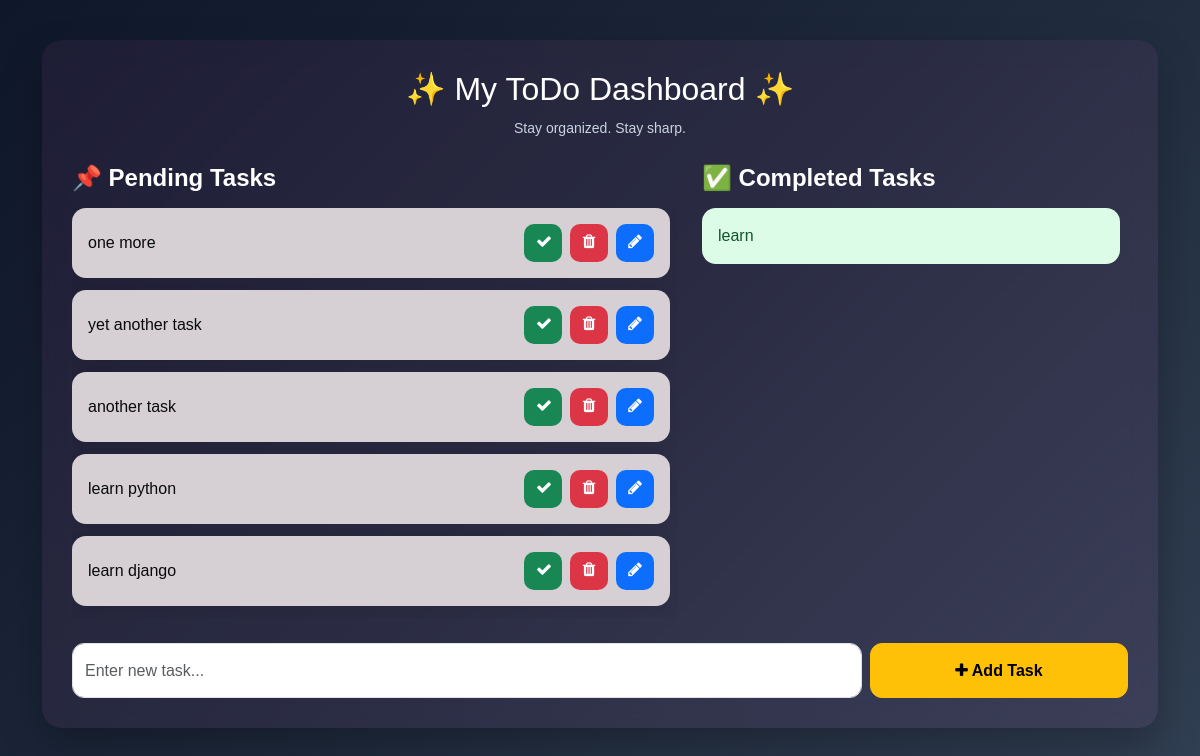
Before: / with the older database file.
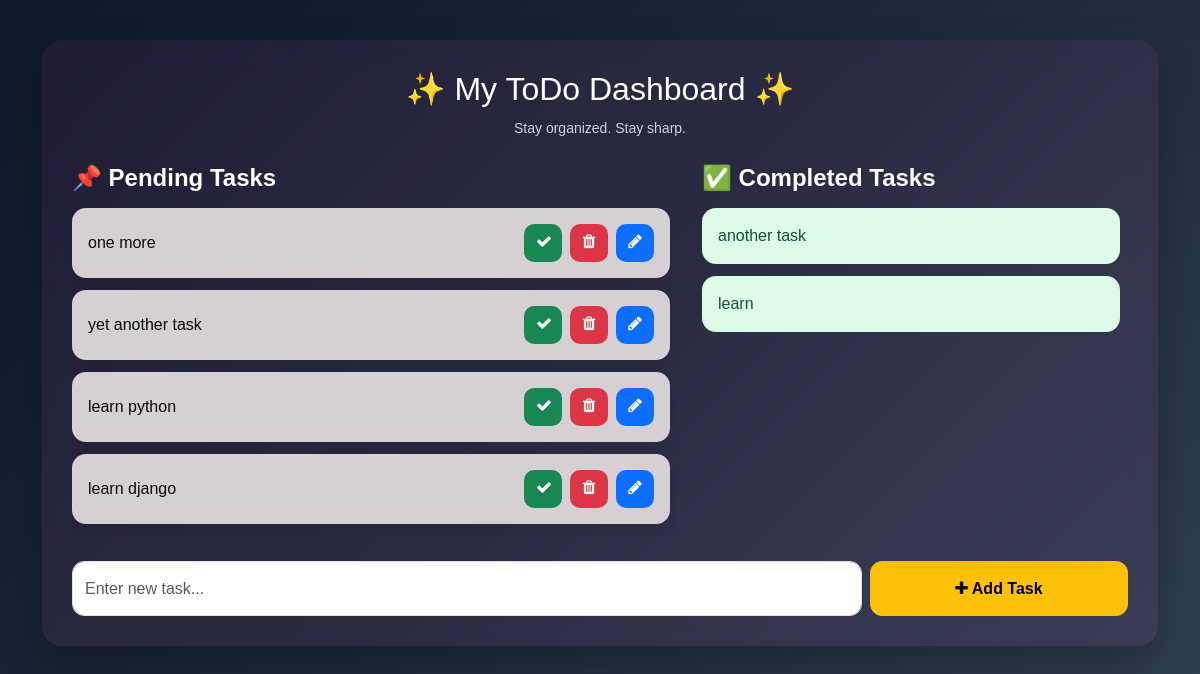
After: the same page with the newer database file.
### todo/models.py (models this page shows, shortened)
class Task(models.Model):
    task = models.CharField(max_length=200)
    is_completed = models.BooleanField(default=False)
    created_at = models.DateTimeField(auto_now_add=True)
    updated_at = models.DateTimeField(auto_now=True)

### todo_main/views.py (the view)
# urls.py: 2. Add a URL to urlpatterns:  path('', views.home, name='home')
def home(request):
    tasks = Task.objects.filter(is_completed=False).order_by('-updated_at')
    completed_tasks = Task.objects.filter(is_completed=True).order_by('-updated_at')
    return render(request, 'home.html', {'tasks': tasks, 'completed_tasks': completed_tasks})

### templates/home.html (shortened to what this page needs)
<!DOCTYPE html>
<html lang="en">
<head>
<link href="https://cdn.jsdelivr.net/npm/bootstrap@5.3.0/dist/css/bootstrap.min.css" rel="stylesheet">
<link rel="stylesheet" href="https://cdnjs.cloudflare.com/ajax/libs/font-awesome/4.7.0/css/font-awesome.min.css">
</head>
<body>
<div class="container">
<div class="main-box">
<h2 class="text-center mb-2">✨ My ToDo Dashboard ✨</h2>
<p class="text-center mb-4"><small>Stay organized. Stay sharp.</small></p>
<div class="row g-4">
<div class="col-md-7">
<h4 class="section-title">📌 Pending Tasks</h4>
<div class="task-scroll">
{% for task in tasks %}
<div class="card task-card">
<div class="card-body d-flex justify-content-between align-items-center flex-wrap gap-2">
<span>{{ task.task }}</span>
<div class="d-flex gap-2">
<a class="btn btn-success btn-icon"><i class="fa fa-check"></i></a>
<a class="btn btn-danger btn-icon"><i class="fa fa-trash"></i></a>
<a class="btn btn-primary btn-icon"><i class="fa fa-pencil"></i></a>
</div>
</div>
</div>
{% empty %}
<div class="alert alert-light">No pending tasks.</div>
{% endfor %}
</div>
</div>
<div class="col-md-5">
<h4 class="section-title">✅ Completed Tasks</h4>
<div class="task-scroll">
{% for task in completed_tasks %}
<div class="card completed-card">
<div class="card-body">
{{ task.task }}
</div>
</div>
{% empty %}
<div class="alert alert-light">No completed tasks.</div>
{% endfor %}
</div>
</div>
</div>
<div class="add-form">
<form action="{% url 'addTask' %}" method="post">
<div class="row g-2">
<div class="col-md-9">
<input type="text" name="task" class="form-control" placeholder="Enter new task...">
</div>
<div class="col-md-3">
<button type="submit" class="btn btn-warning w-100 h-100 add-btn">
<i class="fa fa-plus"></i> Add Task
</button>
</div>
</div>
</form>
</div>
</div>
</div>
</body>
</html>

Changed rows visible on the page:
changed Task "another task": moves from the list under "📌 Pending Tasks" to the list under "✅ Completed Tasks"
